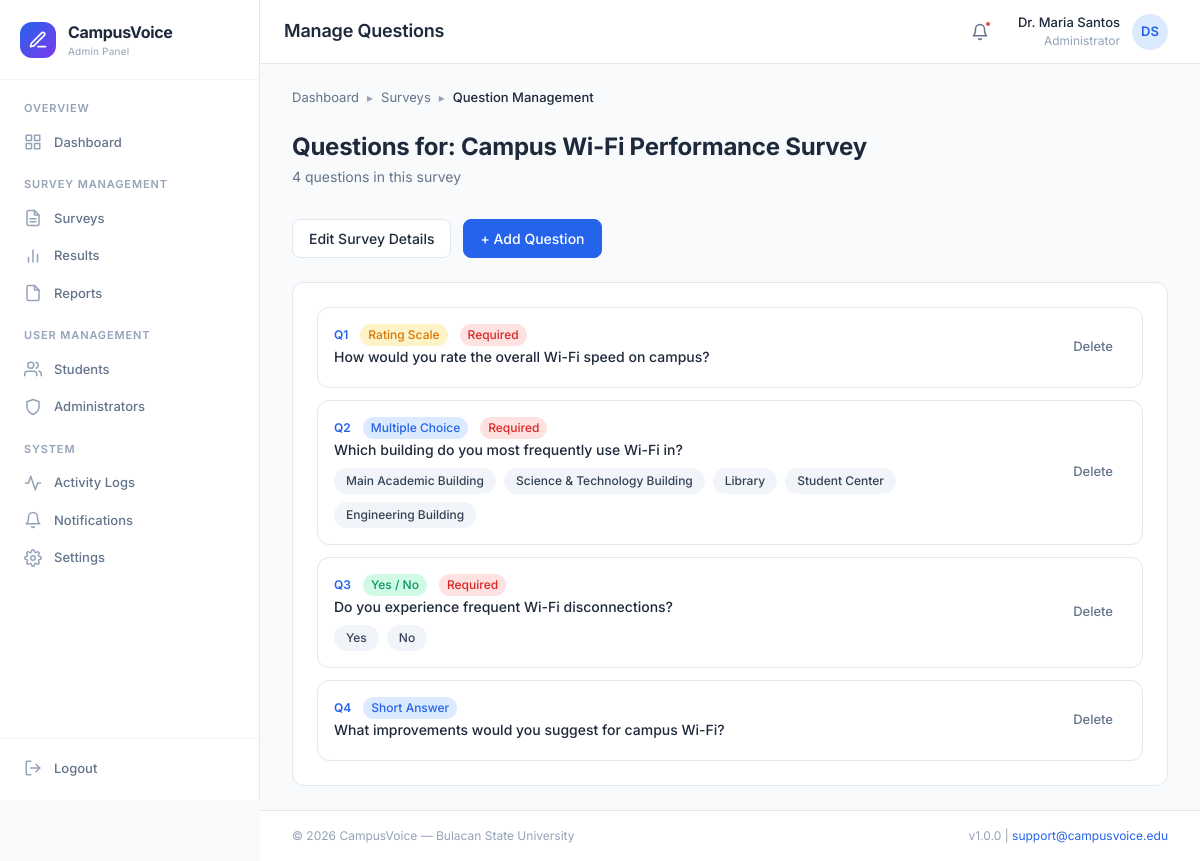
Screenshot of /admin/surveys/questions.php?id=1 (signed in) with the database file from the repository.
### tables this page shows
CREATE TABLE `surveys` (
    `survey_id` INT AUTO_INCREMENT PRIMARY KEY,
    `title` VARCHAR(255) NOT NULL,
    `description` TEXT DEFAULT NULL,
    `category` VARCHAR(100) NOT NULL DEFAULT 'General',
    `open_date` DATETIME DEFAULT NULL,
    `close_date` DATETIME DEFAULT NULL,
    `status` ENUM('draft', 'active', 'closed', 'archived') NOT NULL DEFAULT 'draft',
    `created_by` INT NOT NULL,
    `created_at` DATETIME NOT NULL DEFAULT CURRENT_TIMESTAMP,
    `updated_at` DATETIME DEFAULT NULL ON UPDATE CURRENT_TIMESTAMP,
    INDEX `idx_status` (`status`),
    INDEX `idx_created_by` (`created_by`),
    INDEX `idx_dates` (`open_date`, `close_date`),
    CONSTRAINT `fk_surveys_admin` FOREIGN KEY (`created_by`) REFERENCES `administrators`(`admin_id`) ON UPDATE CASCADE
);

CREATE TABLE `survey_questions` (
    `question_id` INT AUTO_INCREMENT PRIMARY KEY,
    `survey_id` INT NOT NULL,
    `question_text` TEXT NOT NULL,
    `question_type` ENUM('multiple_choice', 'yes_no', 'rating', 'short_answer') NOT NULL,
    `is_required` TINYINT(1) NOT NULL DEFAULT 1,
    `order_index` INT NOT NULL DEFAULT 0,
    `created_at` DATETIME NOT NULL DEFAULT CURRENT_TIMESTAMP,
    INDEX `idx_survey_id` (`survey_id`),
    INDEX `idx_order` (`survey_id`, `order_index`),
    CONSTRAINT `fk_questions_survey` FOREIGN KEY (`survey_id`) REFERENCES `surveys`(`survey_id`) ON DELETE CASCADE ON UPDATE CASCADE
);

CREATE TABLE `survey_choices` (
    `choice_id` INT AUTO_INCREMENT PRIMARY KEY,
    `question_id` INT NOT NULL,
    `choice_text` VARCHAR(500) NOT NULL,
    `order_index` INT NOT NULL DEFAULT 0,
    INDEX `idx_question_id` (`question_id`),
    CONSTRAINT `fk_choices_question` FOREIGN KEY (`question_id`) REFERENCES `survey_questions`(`question_id`) ON DELETE CASCADE ON UPDATE CASCADE
);

### admin/surveys/questions.php (the view, shortened to what this page needs)
<?php
require_once __DIR__ . '/../../utils/helpers.php';
$surveyId = (int)($_GET['id'] ?? 0);
$pdo = db();
$stmt = $pdo->prepare("SELECT * FROM surveys WHERE survey_id = ?");
$stmt->execute([$surveyId]);
$survey = $stmt->fetch();
$stmt = $pdo->prepare("SELECT * FROM survey_questions WHERE survey_id = ? ORDER BY order_index ASC");
$stmt->execute([$surveyId]);
$questions = $stmt->fetchAll();
foreach ($questions as &$q) {
    $cStmt = $pdo->prepare("SELECT * FROM survey_choices WHERE question_id = ? ORDER BY order_index ASC");
    $cStmt->execute([$q['question_id']]);
    $q['choices'] = $cStmt->fetchAll();
}
require_once __DIR__ . '/../../includes/header.php';
?>
<div class="breadcrumbs">
    <div class="breadcrumb-item"><a href="<?= BASE_URL ?>/admin/dashboard">Dashboard</a></div>
    <span class="breadcrumb-separator">▸</span>
    <div class="breadcrumb-item"><a href="<?= BASE_URL ?>/admin/surveys">Surveys</a></div>
    <span class="breadcrumb-separator">▸</span>
    <div class="breadcrumb-item active">Question Management</div>
</div>
<div class="content-header">
    <div>
        <h2 class="content-title">Questions for: <?= e($survey['title']) ?></h2>
        <p class="content-subtitle"><?= count($questions) ?> question<?= count($questions) !== 1 ? 's' : '' ?> in this survey</p>
    </div>
    <div class="content-actions">
        <a href="<?= BASE_URL ?>/admin/surveys/<?= $surveyId ?>/edit" class="btn btn-secondary">Edit Survey Details</a>
        <button class="btn btn-primary" onclick="openModal('add-question-modal')">+ Add Question</button>
    </div>
</div>
<div class="card">
    <div class="card-body">
        <?php if (empty($questions)): ?>
            <div class="empty-state">
                <div class="empty-state-icon">
                    <svg width="36" height="36" viewBox="0 0 24 24" fill="none" stroke="currentColor" stroke-width="2"><circle cx="12" cy="12" r="10"/><line x1="12" y1="8" x2="12" y2="12"/><line x1="12" y1="16" x2="12.01" y2="16"/></svg>
                </div>
                <div class="empty-state-title">No questions yet</div>
                <p class="empty-state-description">Add your first question to build this survey.</p>
                <button class="btn btn-primary" onclick="openModal('add-question-modal')">+ Add Question</button>
            </div>
        <?php else: ?>
            <div class="question-list">
                <?php foreach ($questions as $idx => $q): ?>
                <div class="question-list-item">
                    <div class="question-list-content">
                        <div class="question-list-meta mb-1">
                            <span class="font-semibold text-primary">Q<?= $idx + 1 ?></span>
                            <?= getQuestionTypeBadge($q['question_type']) ?>
                            <?php if ($q['is_required']): ?>
                                <span class="badge badge-error">Required</span>
                            <?php endif; ?>
                        </div>
                        <div class="question-list-text"><?= e($q['question_text']) ?></div>
                        <?php if (!empty($q['choices'])): ?>
                            <div style="margin-top: var(--space-2); display: flex; flex-wrap: wrap; gap: var(--space-2);">
                                <?php foreach ($q['choices'] as $choice): ?>
                                    <span class="tag"><?= e($choice['choice_text']) ?></span>
                                <?php endforeach; ?>
                            </div>
                        <?php endif; ?>
                    </div>
                    <div class="question-list-actions">
                        <form method="POST" style="display:inline;" onsubmit="return confirm('Delete this question?');">
                            <button type="submit" class="btn btn-ghost btn-sm text-error">Delete</button>
                        </form>
                    </div>
                </div>
                <?php endforeach; ?>
            </div>
        <?php endif; ?>
    </div>
</div>
<?php require_once __DIR__ . '/../../includes/footer.php'; ?>

### utils/helpers.php (shortened to what this page needs)
<?php
function e($string) {
    return htmlspecialchars($string ?? '', ENT_QUOTES, 'UTF-8');
}
function getQuestionTypeBadge($type) {
    $labels = [
        'multiple_choice' => ['label' => 'Multiple Choice', 'class' => 'badge-primary'],
        'yes_no'          => ['label' => 'Yes / No',        'class' => 'badge-secondary'],
        'rating'          => ['label' => 'Rating Scale',    'class' => 'badge-warning'],
        'short_answer'    => ['label' => 'Short Answer',    'class' => 'badge-info'],
    ];
    $info = $labels[$type] ?? ['label' => $type, 'class' => 'badge-gray'];
    return '<span class="badge ' . $info['class'] . '">' . $info['label'] . '</span>';
}

### assets/css/variables.css (style rules this page uses)
:root { --color-primary: #2563EB; --color-primary-hover: #1D4ED8; --color-primary-active: #1E40AF; --color-primary-light: #DBEAFE; --color-primary-lighter: #EFF6FF; --color-primary-50: #EFF6FF; --color-primary-100: #DBEAFE; --color-primary-500: #3B82F6; --color-primary-600: #2563EB; --color-primary-700: #1D4ED8; --color-primary-800: #1E40AF; --color-secondary: #059669; --color-secondary-hover: #047857; --color-secondary-light: #D1FAE5; --color-secondary-lighter: #ECFDF5; --color-accent: #7C3AED; --color-accent-hover: #6D28D9; --color-accent-light: #EDE9FE; --color-accent-lighter: #F5F3FF; --color-gray-50: #F8FAFC; --color-gray-100: #F1F5F9; --color-gray-200: #E2E8F0; --color-gray-300: #CBD5E1; --color-gray-400: #94A3B8; --color-gray-500: #64748B; --color-gray-600: #475569; --color-gray-700: #334155; --color-gray-800: #1E293B; --color-gray-900: #0F172A; --color-success: #10B981; --color-success-light: #D1FAE5; --color-success-dark: #059669; --color-warning: #F59E0B; --color-warning-light: #FEF3C7; --color-warning-dark: #D97706; --color-error: #EF4444; --color-error-light: #FEE2E2; --color-error-dark: #DC2626; --color-info: #3B82F6; --color-info-light: #DBEAFE; --color-bg: #F8FAFC; --color-bg-alt: #F1F5F9; --color-surface: #FFFFFF; --color-surface-hover: #F8FAFC; --color-surface-elevated: #FFFFFF; --color-text: #1E293B; --color-text-secondary: #64748B; --color-text-tertiary: #94A3B8; --color-text-inverse: #FFFFFF; --color-text-link: #2563EB; --color-border: #E2E8F0; --color-border-hover: #CBD5E1; --color-border-focus: #2563EB; --color-divider: #F1F5F9; --font-family: 'Inter', -apple-system, BlinkMacSystemFont, 'Segoe UI', Roboto, sans-serif; --font-mono: 'JetBrains Mono', 'Fira Code', 'Consolas', monospace; --font-size-xs: 0.75rem; --font-size-sm: 0.8125rem; --font-size-base: 0.875rem; --font-size-md: 1rem; --font-size-lg: 1.125rem; --font-size-xl: 1.25rem; --font-size-2xl: 1.5rem; --font-size-3xl: 1.875rem; --font-size-4xl: 2.25rem; --font-weight-normal: 400; --font-weight-medium: 500; --font-weight-semibold: 600; --font-weight-bold: 700; --line-height-tight: 1.25; --line-height-normal: 1.5; --line-height-relaxed: 1.75; --space-0: 0; --space-1: 0.25rem; --space-2: 0.5rem; --space-3: 0.75rem; --space-4: 1rem; --space-5: 1.25rem; --space-6: 1.5rem; --space-8: 2rem; --space-10: 2.5rem; --space-12: 3rem; --space-16: 4rem; --space-20: 5rem; --radius-sm: 4px; --radius-md: 8px; --radius-lg: 12px; --radius-xl: 16px; --radius-2xl: 20px; --radius-full: 9999px; --shadow-xs: 0 1px 2px rgba(0, 0, 0, 0.04); --shadow-sm: 0 1px 3px rgba(0, 0, 0, 0.06), 0 1px 2px rgba(0, 0, 0, 0.04); --shadow-md: 0 4px 6px -1px rgba(0, 0, 0, 0.07), 0 2px 4px -2px rgba(0, 0, 0, 0.05); --shadow-lg: 0 10px 15px -3px rgba(0, 0, 0, 0.08), 0 4px 6px -4px rgba(0, 0, 0, 0.04); --shadow-xl: 0 20px 25px -5px rgba(0, 0, 0, 0.08), 0 8px 10px -6px rgba(0, 0, 0, 0.04); --shadow-inner: inset 0 2px 4px rgba(0, 0, 0, 0.05); --shadow-focus: 0 0 0 3px rgba(37, 99, 235, 0.15); --transition-fast: 150ms ease; --transition-base: 200ms ease; --transition-slow: 300ms ease; --transition-spring: 200ms cubic-bezier(0.34, 1.56, 0.64, 1); --z-dropdown: 100; --z-sticky: 200; --z-overlay: 300; --z-modal: 400; --z-toast: 500; --z-tooltip: 600; --sidebar-width: 260px; --sidebar-collapsed-width: 72px; --header-height: 64px; --content-max-width: 1280px; }

### assets/css/layout.css (style rules this page uses)
.content-header { display: flex; align-items: center; justify-content: space-between; margin-bottom: var(--space-6); flex-wrap: wrap; gap: var(--space-4); }
.content-title { font-size: var(--font-size-2xl); font-weight: var(--font-weight-bold); color: var(--color-text); }
.content-subtitle { font-size: var(--font-size-base); color: var(--color-text-secondary); margin-top: var(--space-1); }
.content-actions { display: flex; align-items: center; gap: var(--space-3); }

### rows the page displays
surveys: title "Campus Wi-Fi Performance Survey"
survey_questions: question_type "Rating Scale", is_required "Required", question_text "How would you rate the overall Wi-Fi speed on campus?"
survey_questions: question_type "Multiple Choice", is_required "Required", question_text "Which building do you most frequently use Wi-Fi in?"
survey_choices: choice_text "Main Academic Building"
survey_choices: choice_text "Science & Technology Building"
survey_choices: choice_text "Library"
survey_choices: choice_text "Student Center"
survey_choices: choice_text "Engineering Building"
survey_questions: question_type "Yes / No", is_required "Required", question_text "Do you experience frequent Wi-Fi disconnections?"
survey_choices: choice_text "Yes"
survey_choices: choice_text "No"
survey_questions: question_type "Short Answer", question_text "What improvements would you suggest for campus Wi-Fi?"

### other values shown
APP_NAME "CampusVoice"
$pageTitle "Manage Questions"
$userName "Dr. Maria Santos"
$userInitials "DS"
count($questions) "4"
APP_SCHOOL "Bulacan State University"
APP_VERSION "1.0.0"
APP_SUPPORT_EMAIL "support@campusvoice.edu"
